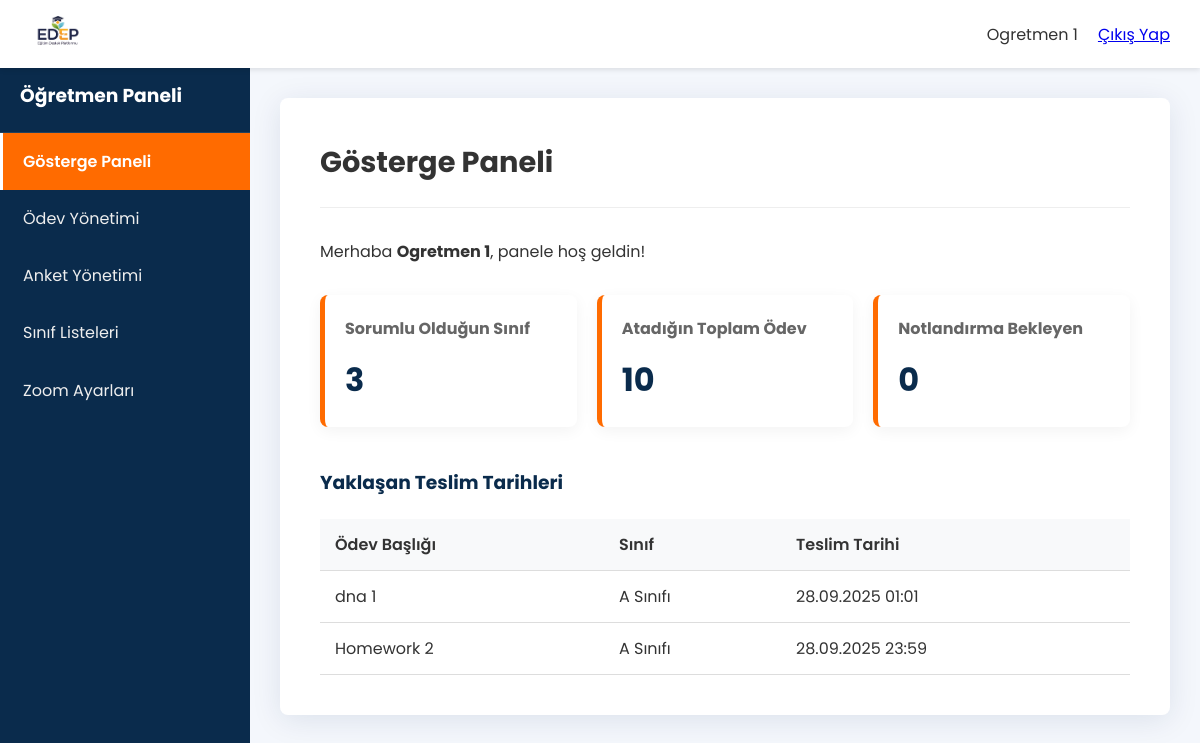
Page /panel.php (signed in) on the committed database.
### tables this page shows
CREATE TABLE `odevler` (
  `id` int(11) NOT NULL,
  `ogretmen_id` int(11) NOT NULL,
  `olusturma_tarihi` timestamp NOT NULL DEFAULT current_timestamp(),
  `sinif_id` int(11) NOT NULL,
  `brans_id` int(11) NOT NULL,
  `baslik` varchar(255) NOT NULL,
  `aciklama` text DEFAULT NULL,
  `odev_kodu` varchar(20) DEFAULT NULL,
  `verilis_tarihi` timestamp NULL DEFAULT current_timestamp(),
  `teslim_tarihi` datetime NOT NULL
);

CREATE TABLE `siniflar` (
  `id` int(11) NOT NULL,
  `sinif_adi` varchar(100) NOT NULL,
  `seviye` int(11) NOT NULL
);

### includes/paneller/ogretmen_sayfalar/anasayfa.php (the view, shortened to what this page needs)
<?php
global $conn;
$ogretmen_id = $_SESSION['kullanici_id'];
$stmt_sinif = $conn->prepare("SELECT COUNT(DISTINCT sinif_id) as sayi FROM ogretmen_sinif_iliskisi WHERE ogretmen_id = ?");
$stmt_sinif->bind_param("i", $ogretmen_id);
$stmt_sinif->execute();
$sorumlu_sinif_sayisi = $stmt_sinif->get_result()->fetch_assoc()['sayi'];
$stmt_odev = $conn->prepare("SELECT COUNT(id) as sayi FROM odevler WHERE ogretmen_id = ?");
$stmt_odev->bind_param("i", $ogretmen_id);
$stmt_odev->execute();
$toplam_odev_sayisi = $stmt_odev->get_result()->fetch_assoc()['sayi'];
$stmt_bekleyen = $conn->prepare("SELECT COUNT(ot.id) as sayi
                                 FROM odev_teslimleri ot
                                 JOIN odevler o ON ot.odev_id = o.id
                                 WHERE o.ogretmen_id = ? AND ot.durum = 'Teslim Edildi - Veli Tarafından Onaylandı'");
$stmt_bekleyen->bind_param("i", $ogretmen_id);
$stmt_bekleyen->execute();
$bekleyen_odev_sayisi = $stmt_bekleyen->get_result()->fetch_assoc()['sayi'];
$stmt_yaklasan = $conn->prepare("SELECT o.baslik, s.sinif_adi, o.teslim_tarihi
                                 FROM odevler o
                                 JOIN siniflar s ON o.sinif_id = s.id
                                 WHERE o.ogretmen_id = ? AND o.teslim_tarihi > NOW()
                                 ORDER BY o.teslim_tarihi ASC
                                 LIMIT 5");
$stmt_yaklasan->bind_param("i", $ogretmen_id);
$stmt_yaklasan->execute();
$yaklasan_odevler = $stmt_yaklasan->get_result()->fetch_all(MYSQLI_ASSOC);
?>
<div class="card">
    <div class="card-header">
        <h1>Gösterge Paneli</h1>
    </div>
    <div class="card-body">
        <p>Merhaba <strong><?= htmlspecialchars($_SESSION['ad_soyad']) ?></strong>, panele hoş geldin!</p>
        <div class="stat-cards-container" style="margin-top: 30px;">
            <div class="stat-card">
                <h4>Sorumlu Olduğun Sınıf</h4>
                <p><?= $sorumlu_sinif_sayisi ?></p>
            </div>
            <div class="stat-card">
                <h4>Atadığın Toplam Ödev</h4>
                <p><?= $toplam_odev_sayisi ?></p>
            </div>
            <div class="stat-card">
                <h4>Notlandırma Bekleyen</h4>
                <p><?= $bekleyen_odev_sayisi ?></p>
            </div>
        </div>
        <div style="margin-top: 40px;">
             <h3 style="margin-bottom: 20px; color: var(--secondary-color);">Yaklaşan Teslim Tarihleri</h3>
             <div class="table-responsive">
                 <table class="table">
                     <thead>
                         <tr>
                             <th>Ödev Başlığı</th>
                             <th>Sınıf</th>
                             <th>Teslim Tarihi</th>
                         </tr>
                     </thead>
                     <tbody>
                        <?php if (count($yaklasan_odevler) > 0): ?>
                            <?php foreach ($yaklasan_odevler as $odev): ?>
                                <tr>
                                    <td><?= htmlspecialchars($odev['baslik']) ?></td>
                                    <td><?= htmlspecialchars($odev['sinif_adi']) ?></td>
                                    <td><?= date('d.m.Y H:i', strtotime($odev['teslim_tarihi'])) ?></td>
                                </tr>
                            <?php endforeach; ?>
                        <?php else: ?>
                            <tr>
                                <td colspan="3" style="text-align: center;">Yaklaşan teslim tarihli bir ödeviniz bulunmuyor.</td>
                            </tr>
                        <?php endif; ?>
                     </tbody>
                 </table>
             </div>
        </div>
    </div>
</div>

### css/style.css (style rules this page uses)
:root { --primary-color: #FF6B00; --secondary-color: #0A2B4C; --accent-color: #4CAF50; --info-color: #17a2b8; --danger-color: #dc3545; --warning-color: #ffc107; --text-color: #333; --light-text-color: #FFFFFF; --background-color: #F4F7FC; --container-width: 1140px; --border-radius: 8px; }
* { margin: 0; padding: 0; box-sizing: border-box; }
html { scroll-behavior: smooth; }
body { font-family: 'Poppins', sans-serif; line-height: 1.7; color: var(--text-color); background-color: var(--background-color); display: flex; flex-direction: column; min-height: 100vh; }
.card { background: #fff; padding: 40px; border-radius: var(--border-radius); box-shadow: 0 5px 30px rgba(0, 43, 84, 0.1); width: 100%; }
.card-header { display: flex; justify-content: space-between; align-items: center; margin-bottom: 30px; padding-bottom: 20px; border-bottom: 1px solid #eee; }
.card-header h1 { font-size: 1.8rem; }
.table-responsive { overflow-x: auto; }
.table { width: 100%; border-collapse: collapse; }
.table th, .table td { padding: 12px 15px; border-bottom: 1px solid #ddd; text-align: left; vertical-align: middle; }
.table th { background-color: #f8f9fa; font-weight: 600; }
.stat-cards-container { display: grid; grid-template-columns: repeat(auto-fit, minmax(200px, 1fr)); gap: 20px; }
.stat-card { background-color: #fff; padding: 20px; border-radius: var(--border-radius); box-shadow: 0 4px 15px rgba(0,0,0,0.05); border-left: 5px solid var(--primary-color); }
.stat-card h4 { font-size: 1rem; color: #666; margin-bottom: 10px; }
.stat-card p { font-size: 2rem; font-weight: 700; color: var(--secondary-color); }

### rows in the picture
odevler: baslik "dna 1", sinif.sinif_adi "A Sınıfı", teslim_tarihi "28.09.2025 01:01"
odevler: baslik "Homework 2", sinif.sinif_adi "A Sınıfı", teslim_tarihi "28.09.2025 23:59"

### other values in the picture
$_SESSION['ad_soyad'] "Ogretmen 1"
$sorumlu_sinif_sayisi "3"
$toplam_odev_sayisi "10"
$bekleyen_odev_sayisi "0"
